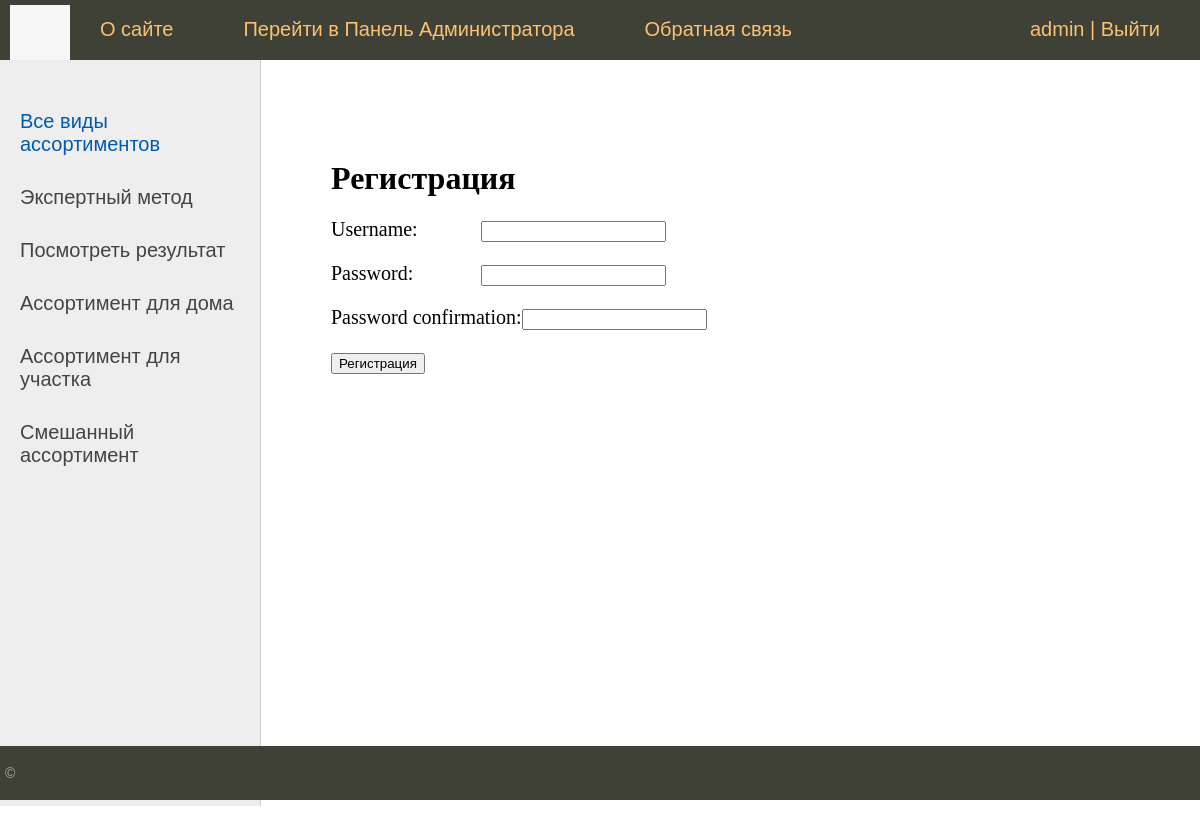
The page /register/ (signed in) on the database its author committed.
### furniture/models.py (models this page shows, shortened)
class Category(models.Model):
        name = models.CharField(max_length=100, db_index=True, verbose_name='Ассортимент')
        slug = models.SlugField(max_length=255, unique=True, db_index=True, verbose_name="URL")
        def get_absolute_url(self):
            return reverse('category', kwargs={'cat_slug': self.slug})
        class Meta:
            verbose_name ='Ассортимент'
            verbose_name_plural ='Ассортименты'
            ordering=['id']

### furniture/views.py (the view, shortened to what this page needs)
# urls.py: path('register/', RegisterUser.as_view(), name = 'register'),
class RegisterUser(DataMixin, CreateView):
     form_class = UserCreationForm
     template_name = 'furniture/register.html'
     success_url = reverse_lazy('login')
     def get_context_data(self, *, object_list=None, **kwargs):
         context = super().get_context_data(**kwargs)
         c_def = self.get_user_context(title="Регистрация")
         return dict(list(context.items())+list(c_def.items()))

### furniture/utils.py (called while the page is built)
        def get_user_context(self, **kwargs):
                context = kwargs
                cats = Category.objects.all()
                cats = Category.objects.annotate(Count('furniture'))
                user_menu = menu.copy()
                if not self.request.user.is_authenticated:
                        user_menu.pop(1)
                context['menu'] = menu
                context['cats'] = cats
                if 'cat_selected' not in context:
                        context['cat_selected'] = 0
                return context

### furniture/templates/furniture/register.html (shortened to what this page needs)
{% extends 'furniture/base.html' %}
{% block content %}
<h1>{{title}}</h1>
<form method="post">
    {% for f in form %}
<p><label class="form-label" for="{{ f.id_for_label }}">{{f.label}}: </label>{{ f }}</p>
{% endfor %}
    <button type="submit">Регистрация</button>
</form>
{% endblock %}

### furniture/templates/furniture/base.html (shortened to what this page needs)
{% load static %}
{% load furniture_tags %}
<!DOCTYPE html>
<html>
<head>
	<link type="text/css" href="{% static 'Furniture/css/style.css' %}" rel="stylesheet" />
</head>
<body>
<table class="table-page" border=0 cellpadding="0" cellspacing="0">
<tr><td valign=top>
{% block mainmenu %}
		<div class="header">
			<ul id="mainmenu" class="mainmenu">
			<li class="logo"><a href="{% url 'home' %}"><div class="logo"></div></a></li>
{% for m in menu %}
			<li><a href="{% url m.url_name %}">{{m.title}}</a></li>
{% endfor %}
				{% if request.user.is_authenticated %}
				<li class="last"> {{user.username}} | <a href="{% url 'logout' %}">Выйти</a></li>
				{% else %}
				<li class="last"><a href="{% url 'register' %}">Регистрация</a> | <a href="{% url 'login' %}">Войти</a></li>
				{% endif %}
			</ul>
		</div>
{% endblock mainmenu %}
<table class="table-content" border=0 cellpadding="0" cellspacing="0">
<tr>
	<td valign="top" class="left-chapters">
	<ul id="leftchapters">
{% if cat_selected == 0 %}
		<li class="selected">Все виды ассортиментов</li>
{% else %}
		<li><a href="{% url 'home' %}">Все виды ассортиментов</a></li>
{% endif %}
<li><a href="{% url 'grade' %}">Экспертный метод</a></li> <li><a href="{% url 'mass' %}">Посмотреть результат</a></li>
{% for c in cats %}
{% if c.furniture__count > 0 %}
	{% if c.pk == cat_selected %}
		<li class="selected">{{c.name}}</li>
	{% else %}
		<li><a href="{{ c.get_absolute_url }}">{{c.name}}</a></li>
	{% endif %}
{% endif %}
{% endfor %}
	</ul>
</td>
<td valign="top" class="content">
	<div class="content-text">
{% block content %}
{% endblock %}
	</div>
</td></tr></table>
</td></tr>
<tr><td valign=top>
	<div id="footer">
		<p>&copy</p>
	</div>
</td></tr></table>
</body>
</html>

### furniture/static/Furniture/css/style.css (style rules this page uses)
html, body { font-family: 'Arial'; margin: 0; padding: 0; height: 100%; width: 100%; color: #444; }
a { color: #0059b2; text-decoration: none; }
.table-page { width: 100%; height: 100%; vertical-align: top; }
.table-page tr { height: 100%; }
.header { background: #3F4137; height: 60px; }
.logo { background: url('../images/logo.png') no-repeat 10px 5px; width: 70px; height: 60px; }
ul.mainmenu { list-style: none; margin: 0; padding: 0; height: 60px; color: #fdc073; font-size: 20px; overflow: hidden; }
ul.mainmenu li { float: left; margin: 18px 40px 0 30px; }
ul.mainmenu li.logo { margin: 0; }
ul.mainmenu li.last { float: right; }
ul.mainmenu li a { color: #fdc073; text-decoration: none; }
.table-content { width: 100%; min-height: 100%; height: 100%; }
.left-chapters { margin: 0; background: #eee; border-right: 1px solid #ccc; min-height: 100%; }
.left-chapters ul { width: 230px; min-height: 100%; margin: 0; padding: 20px 10px 10px 20px; list-style: none; font-size: 20px; }
.left-chapters ul li { margin: 30px 0 0 0; color: #999; }
.left-chapters ul li.selected { color: #0059b2; }
.left-chapters ul li a { color: #444; text-decoration: none; }
.content { padding: 40px 20px 20px 40px; width: 100%; box-sizing: border-box; }
.content-text { margin: 60px 0 0 30px; color: #000; font-size: 20px; font-family: Yandex Sans Display Light; }
.content-text h1 { font-size: 32px; }
#footer { box-sizing: border-box; background: #3F4137; padding: 5px; color: #aaa; font-size: 14px; font-family: Verdana, Geneva, Arial, Helvetica; text-align: left; overflow: hidden; }
.form-label { display: inline-block; min-width: 150px; vertical-align: top; }

### rows shown on the page
Category: name "Ассортимент для дома"
Category: name "Ассортимент для участка"
Category: name "Смешанный ассортимент"

### other values the page prints
{{ m.title }} "О сайте" "Перейти в Панель Администратора" "Обратная связь"
{{ user.username }} "admin"
{{ title }} "Регистрация"
{{ f.label }} "Username" "Password" "Password confirmation"
